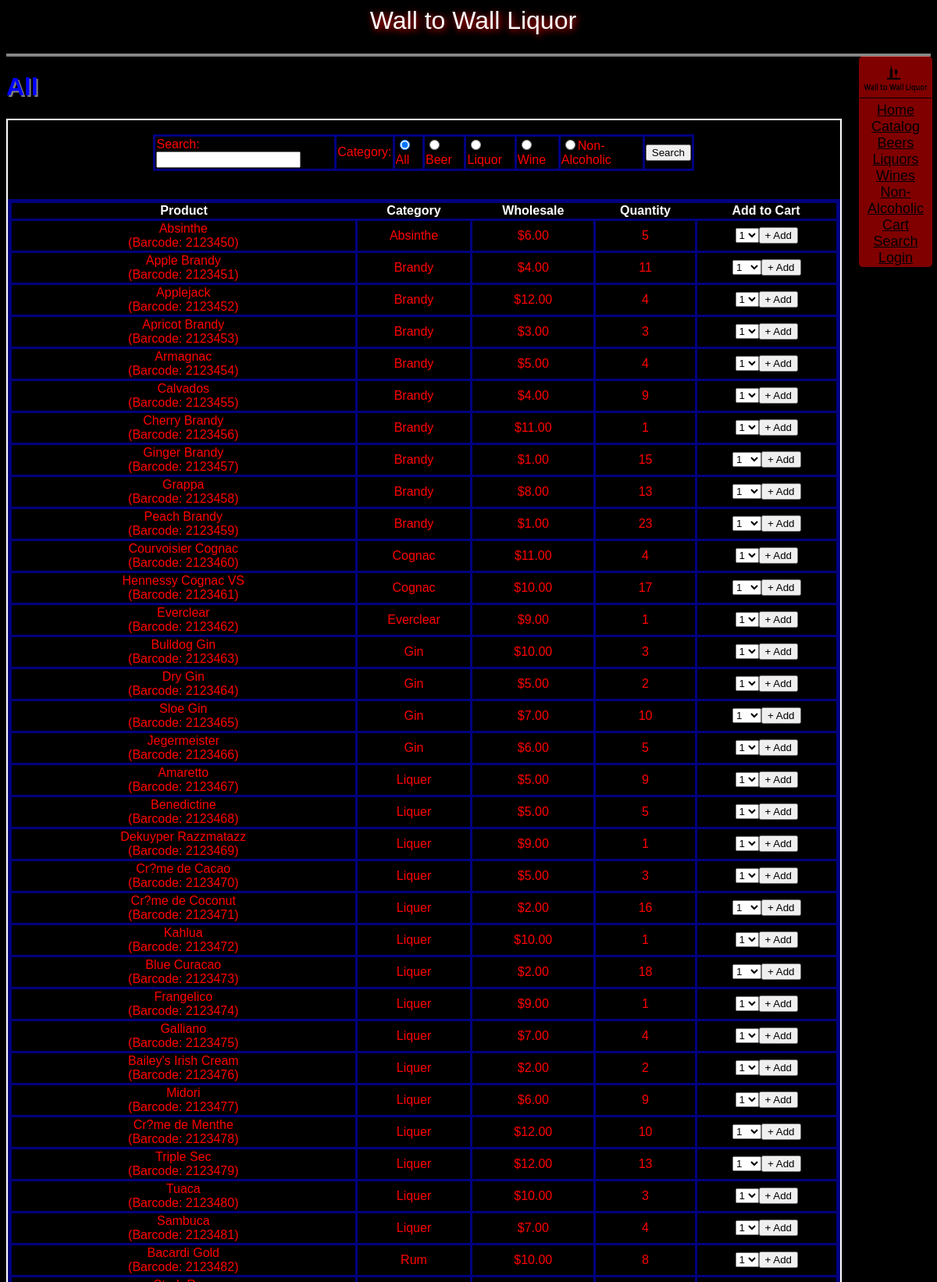
Screenshot of /catalog.php (upper part) with the database file from the repository.
### tables this page shows
CREATE TABLE IF NOT EXISTS `items_alcohol` (
  `barcode` int(11) NOT NULL,
  `product` varchar(255) NOT NULL,
  `price` int(11) NOT NULL,
  `stock` int(11) NOT NULL,
  `package` varchar(255) NOT NULL
);

CREATE TABLE IF NOT EXISTS `description_alcohol` (
  `barcode` int(11) NOT NULL,
  `category` varchar(255) NOT NULL,
  `sub_category` varchar(255) NOT NULL,
  `type` varchar(255) NOT NULL,
  `rating` int(11) NOT NULL,
  `rate_count` int(11) NOT NULL
);

### catalog.php (the view, shortened to what this page needs)
<?php
if (ISSET($_GET["category"])) {
    $type = strtolower($_GET["category"]);
}
else {
    $type = "all";
}
$db = new PDO("mysql:host={$GLOBALS['mysql_host']};dbname={$GLOBALS['mysql_database']}", $GLOBALS["mysql_user"], $GLOBALS["mysql_password"])
or die("Unable to connect to database.");
if ($type == "non_alcoholic") {$stmt = "SELECT i.`Barcode`, `Product`,`Category`,`Price`,`Stock` FROM `items_non` as i RIGHT JOIN `description_non` as d on d.Barcode = i.Barcode "; }
else{$stmt = "SELECT i.`Barcode`, `Product`,`Category`,`Price`,`Stock` FROM `items_alcohol` as i RIGHT JOIN `description_alcohol` as d on d.Barcode = i.Barcode"; }
$sth = $db->query($stmt) or die("Unable to query");
$result = $sth->fetchAll();
$site = new site(strtolower($type));
$site -> genOpening();
$site->genSearch();
echo <<< ENDL
<table class="sortable">
	<tr>
		<th>Product</th>
		<th>Category</th>
		<th>Wholesale</th>
		<th>Quantity</th>
		<th class="nj sorttable_nosort">Add to Cart</th>
	</tr>
ENDL;
foreach($result as $row) {
    echo "<tr><td>{$row["Product"]}<br />(Barcode: {$row["Barcode"]})</td><td>{$row["Category"]}</td><td>\${$row["Price"]}.00</td><td>{$row["Stock"]}</td><td>";
    if ($row["Stock"] < 1) { echo "This product is currently unavailable"; }
    else {
        echo "<select id='quantity_{$row["Product"]}'>";
        for($i = 1; $i <= $row["Stock"]; $i++) {
            echo "<option value='$i'>$i</option>";
        }
        echo "</select><button onclick='addToCart(\"{$row["Product"]}\")'>+ Add</button>";
    }
    echo "</td></tr>\r\n";
}
echo "</table>";
$site -> genClosing();

### var/site.php (shortened to what this page needs)
<?php
class site {
    private $page;
    function __construct($page = NULL) {
        $this->page = $page;
    }
    function genOpening() {
        $pageTitle = str_replace("_", " ", $this->page);
        $pageTitle = ucwords($pageTitle);
        echo <<< END
<!DOCTYPE HTML>
<HTML>
<HEAD>
<TITLE>{$pageTitle} - Wall to Wall Liquor</TITLE>
<link rel="stylesheet" href="css/site.css" />
<link rel="ICON" href="images/logo.ico" type="image/ico" />
<script src="cart.js"></script>
<script src="sorttable.js"></script>
</HEAD>
<BODY>
<div class="header">
Wall to Wall Liquor
</div>
<noscript>
    <style type="text/css">
        .nj {display:none;}
    </style>
    <div class="noscriptmsg">
		To use the full power of the catalog, please enable javascript in your browser.
    </div>
</noscript>
END;
    $this->genNavbar();
        $pageTitle = str_replace("_", " ", $this->page);
        $pageTitle = ucwords($pageTitle);
        echo "<h1>{$pageTitle}</h1>";
        echo "<div class=\"content\">";
    }
    function genClosing() {
        $year = date("Y");
        print <<< END
</div>
<div class="footer">
<br>
Copyright &copy;{$year} Wall to Wall Liquor.  Please drink responsibly.
</div>
</BODY>
</HTML>
END;
    }
    function genNavbar() {
        if (isset($_SESSION["is_logged_in"]) && $_SESSION["is_logged_in"]) {
            $user = "<li>Howdy, {$_SESSION["username"]}</li><li><a href='user.php?action=logout'>Logout</a></li>";
        }
        else {
            $user = "<li class=\"right\"><a href=\"user.php\">Login</a></li>";
        }
        print <<< END
<ul class="navbar">
    <li><img src="images/logo.png" alt="Wall to Wall Liquor logo" style="height:48px" id="logo"/></li>
	<li><a href="index.php">Home</a></li>
	<li><a href="catalog.php?category=Catalog">Catalog</a></li>
	<li><a href="catalog.php?category=Beer">Beers</a></li>
	<li><a href="catalog.php?category=Liquor">Liquors</a></li>
    <li><a href="catalog.php?category=Wine">Wines</a></li>
	<li><a href="catalog.php?category=Non_Alcoholic">Non-Alcoholic</a></li>
    <li class="right"><a href="Cart.php">Cart</a></li>
	<li class="right"><a href="search.php">Search</a></li>
    {$user}
</ul>
END;
	}
	function genSearch(){
		echo <<< END
<div class="search">
<br>
<form action="search.php" method="get">
<table id="search">
	<tr>
		<td id="searchData_box">
			Search:
				<input type="text" name="q"><br>
		</td>
		<td id="searchData_text">
			Category:
		</td>
		<td id="searchData_catalog">
			<input type="radio" name="category" value="catalog" checked="checked">All
		</td>
		<td id="searchData_beer">
			<input type="radio" name="category" value="beer">Beer
		</td>
		<td id="searchData_liquor">
			<input type="radio" name="category" value="liquor">Liquor
		</td>
		<td id="searchData_wine">
			<input type="radio" name="category" value="wine">Wine
		</td>
		<td id="searchData_na">
			<input type="radio" name="category" value="non_alcoholic">Non-Alcoholic
		</td>
		<td id="searchData_submit">
			<input type="submit" value="Search">
		</td>
	</tr>
</table>
</form>
<br>
<br>
</div>
END;
	}
}

### css/site.css (style rules this page uses)
html, body, pre { font-size: medium; font-family: arial, courier, sans-serif; font-weight: normal; font-style: normal; color: white; text-align: center; background-color: black; text-overflow: ellipsis; padding-bottom: 60px; }
h1 { font-family: arial, courier, sans-serif; font-size: xx-large; color: blue; text-align: left; text-shadow: 2px 2px grey; }
.navbar a:link { color: black; text-decoration: underline; }
ul { list-style-type: none; padding: 0; margin: 0; }
table { text-align: center; width: 100%; border: 5px solid navy; border-collapse: collapse; }
td { border: 3px solid navy; color: red; }
#logo { margin-left: -5%; height: 110%; width: 110%; border-bottom: 1px solid black; }
#search { margin-left: auto; margin-right: auto; text-align: left; width: 65%; border: none; }
.navbar { background-color: maroon; color: blue; margin-left: 91%; position: fixed; float: right; height: 260px; width: 7%; padding: 5px; border-radius: 5px; font-size: large; }
.header { height: 10%; width: auto; padding-bottom: 2%; padding-left: 1%; border-bottom: double; border-color: white; color: white; font-size: xx-large; text-shadow: 2px 2px 10px #FF0000; }
.content { float: left; margin-left: auto; margin-right: 9%; border: 2px solid white; width: 90%; word-wrap: break-word; color: white; clear: right; }

### rows the page displays
items_alcohol: product "Absinthe", barcode "2123450", description_alcohol.category "Absinthe", price "6", stock "5", product "1"
items_alcohol: product "Apple Brandy", barcode "2123451", description_alcohol.category "Brandy", price "4", stock "11", product "1"
items_alcohol: product "Applejack", barcode "2123452", description_alcohol.category "Brandy", price "12", stock "4", product "1"
items_alcohol: product "Apricot Brandy", barcode "2123453", description_alcohol.category "Brandy", price "3", stock "3", product "1"
items_alcohol: product "Armagnac", barcode "2123454", description_alcohol.category "Brandy", price "5", stock "4", product "1"
items_alcohol: product "Calvados", barcode "2123455", description_alcohol.category "Brandy", price "4", stock "9", product "1"
items_alcohol: product "Cherry Brandy", barcode "2123456", description_alcohol.category "Brandy", price "11", stock "1", product "1"
items_alcohol: product "Ginger Brandy", barcode "2123457", description_alcohol.category "Brandy", price "1", stock "15", product "1"
items_alcohol: product "Grappa", barcode "2123458", description_alcohol.category "Brandy", price "8", stock "13", product "1"
items_alcohol: product "Peach Brandy", barcode "2123459", description_alcohol.category "Brandy", price "1", stock "23", product "1"
items_alcohol: product "Courvoisier Cognac", barcode "2123460", description_alcohol.category "Cognac", price "11", stock "4", product "1"
items_alcohol: product "Hennessy Cognac VS", barcode "2123461", description_alcohol.category "Cognac", price "10", stock "17", product "1"
items_alcohol: product "Everclear", barcode "2123462", description_alcohol.category "Everclear", price "9", stock "1", product "1"
items_alcohol: product "Bulldog Gin", barcode "2123463", description_alcohol.category "Gin", price "10", stock "3", product "1"
items_alcohol: product "Dry Gin", barcode "2123464", description_alcohol.category "Gin", price "5", stock "2", product "1"
items_alcohol: product "Sloe Gin", barcode "2123465", description_alcohol.category "Gin", price "7", stock "10", product "1"
items_alcohol: product "Jegermeister", barcode "2123466", description_alcohol.category "Gin", price "6", stock "5", product "1"
items_alcohol: product "Amaretto", barcode "2123467", description_alcohol.category "Liquer", price "5", stock "9", product "1"
items_alcohol: product "Benedictine", barcode "2123468", description_alcohol.category "Liquer", price "5", stock "5", product "1"
items_alcohol: product "Dekuyper Razzmatazz", barcode "2123469", description_alcohol.category "Liquer", price "9", stock "1", product "1"
items_alcohol: product "Cr?me de Cacao", barcode "2123470", description_alcohol.category "Liquer", price "5", stock "3", product "1"
items_alcohol: product "Cr?me de Coconut", barcode "2123471", description_alcohol.category "Liquer", price "2", stock "16", product "1"
items_alcohol: product "Kahlua", barcode "2123472", description_alcohol.category "Liquer", price "10", stock "1", product "1"
items_alcohol: product "Blue Curacao", barcode "2123473", description_alcohol.category "Liquer", price "2", stock "18", product "1"
items_alcohol: product "Frangelico", barcode "2123474", description_alcohol.category "Liquer", price "9", stock "1", product "1"
items_alcohol: product "Galliano", barcode "2123475", description_alcohol.category "Liquer", price "7", stock "4", product "1"
items_alcohol: product "Bailey's Irish Cream", barcode "2123476", description_alcohol.category "Liquer", price "2", stock "2", product "1"
items_alcohol: product "Midori", barcode "2123477", description_alcohol.category "Liquer", price "6", stock "9", product "1"
items_alcohol: product "Cr?me de Menthe", barcode "2123478", description_alcohol.category "Liquer", price "12", stock "10", product "1"
items_alcohol: product "Triple Sec", barcode "2123479", description_alcohol.category "Liquer", price "12", stock "13", product "1"
items_alcohol: product "Tuaca", barcode "2123480", description_alcohol.category "Liquer", price "10", stock "3", product "1"
items_alcohol: product "Sambuca", barcode "2123481", description_alcohol.category "Liquer", price "7", stock "4", product "1"
items_alcohol: product "Bacardi Gold", barcode "2123482", description_alcohol.category "Rum", price "10", stock "8", product "1"

### other values shown
$pageTitle "All"
